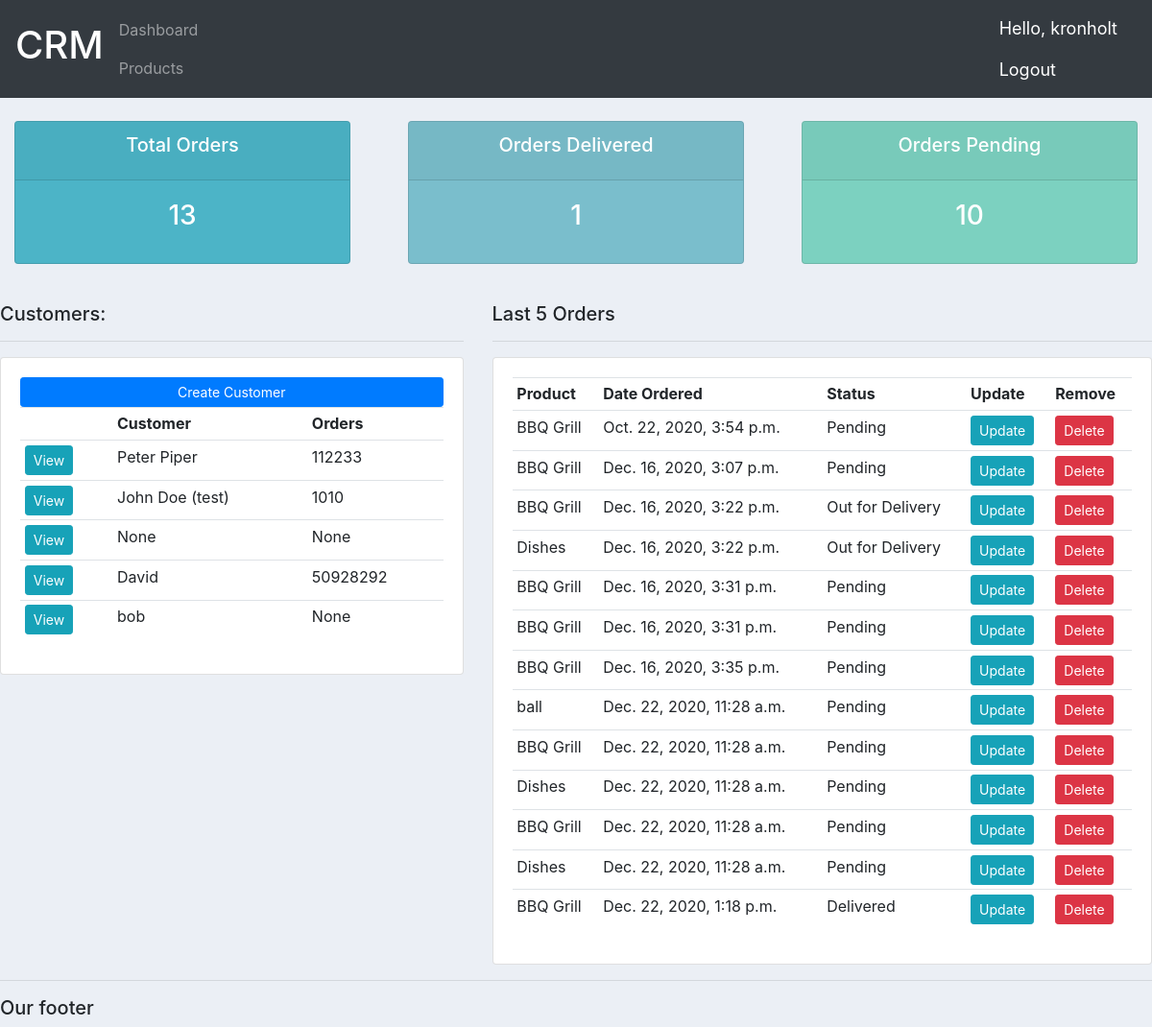
The app's page / (signed in) with its own data.
### accounts/models.py (models this page shows, shortened)
class Customer(models.Model):
    user = models.OneToOneField(User, null=True, blank=True, on_delete=models.CASCADE)
    name = models.CharField(max_length=200, null=True)
    phone = models.CharField(max_length=200, null=True)
    email =models.CharField(max_length=200, null=True)
    profile_pic = models.ImageField(default="profile1.png", null=True, blank=True)
    date_created = models.DateTimeField(auto_now_add=True)

class Order(models.Model):
    STATUS = (
        ('Pending', 'Pending'),
        ('Out for Delivery', 'Out for deliver'),
        ('Delivered', 'Delivered'),
    )
    customer = models.ForeignKey(Customer, null=True, on_delete=models.SET_NULL)
    product = models.ForeignKey(Product, null=True, on_delete=models.SET_NULL)
    date_created = models.DateTimeField(auto_now_add=True)
    status = models.CharField(max_length=200, null=True, choices=STATUS)
    note = models.CharField(max_length=1000, null=True)

class Product(models.Model):
    CATEGORY = (
        ('Indoor', 'Indooor'),
        ('Out Door', 'Out Door'),
    )
    name =  models.CharField(max_length=200, null=True)
    price = models.FloatField(null=True)
    category =  models.CharField(max_length=200, null=True, choices=CATEGORY)
    description =  models.CharField(max_length=200, null=True, blank=True)
    date_created = models.DateTimeField(auto_now_add=True)
    tags = models.ManyToManyField(Tag)
    def __str__(self):
        return self.name

### accounts/decorators.py (the view)
        def wrapper_func(request, *args, **kwargs):
            group = None
            if request.user.groups.exists():
                group = request.user.groups.all()[0].name
            if group in allowed_roles:
                return view_func(request, *args, **kwargs)
            else:
                return redirect('home')

### accounts/views.py (called while the page is built)
@login_required(login_url='login')
@allowed_users(allowed_roles = ['admin'])
def home(request):
    orders = Order.objects.all()
    customers = Customer.objects.all()
    total_customers = customers.count()
    total_orders = orders.count()
    delivered = orders.filter(status='Delivered').count()
    pending = orders.filter(status='Pending').count()
    is_admin = True
    context = {'is_admin':is_admin, 'orders':orders, 'customers':customers, 'total_customers':total_customers, 'total_orders':total_orders, 'delivered':delivered, 'pending':pending,}
    return render(request, 'accounts/dashboard.html', context)

### accounts/templates/accounts/dashboard.html
{% extends 'accounts/main.html' %}
{% block content %}
{% include 'accounts/status.html' %}
<br>
<div class="row">
    <div class="col-md-5">
        <h5>Customers:</h5>
        <hr>
        <div class="card card-body">
            <a class="btn btn-primary btn-sm btn-block" href="{% url 'create_customer' %}">Create Customer</a>
        <table class="table table-sm">
            <tr>
                <th></th>
                <th>Customer</th>
                <th>Orders</th>
            </tr>
            {% for c in customers %}
            <tr>
                <td><a class="btn btn-sm btn-info" href="{% url 'customer' c.id %}">View</a></td>
                <td>{{c.name}}</td>
                <td>{{c.phone}}</td>
            </tr>
            {% endfor %}
        </table>
        </div>
    </div>
    <div class="col-md-7">
        <h5>Last 5 Orders</h5>
        <hr>
        <div class="card card-body">
        <table class="table table-sm">
            <tr>
                <th>Product</th>
                <th>Date Ordered</th>
                <th>Status</th>
                <th>Update</th>
                <th>Remove</th>
            </tr>
            {% for order in orders %}
            <tr>
                <td>{{order.product}}</td>
                <td>{{order.date_created}}</td>
                <td>{{order.status}}</td>
                <td><a class="btn btn-sm btn-info" href="{% url 'update_order' order.id %}">Update</a></td>
                <td><a class="btn btn-sm btn-danger" href="{% url 'delete_order' order.id %}">Delete</a></td>
            </tr>
            {% endfor %}
        </table>
        </div>
    </div>
</div>
{% endblock %}

### accounts/templates/accounts/navbar.html (shortened to what this page needs)
{% load static %}
<nav class="navbar  navbar-dark bg-dark">
  <a class="navbar-brand" href="{% url 'home' %}"><h1>CRM</h1></a>
    <ul class="navbar-nav mr-auto">
      {% if is_admin %}
      <li class="nav-item">
        <a class="nav-item nav-link" href="{% url 'home' %}">Dashboard</a>
      </li>
      <li class="nav-item">
        <a class="nav-item nav-link" href="{% url 'products' %}">Products</a>
      </li>
      {% else %}
      <li class="nav-item">
        <a class="nav-item nav-link" href="{% url 'account_settings' %}">Settings</a>
      </li>
      {% endif %}
    </ul>
  <span class="navbar-text">
    <p class="hello-msg">Hello, {{request.user}}  </p>
    <a class="hello-msg" href="{% url 'logout' %}">Logout</a>
  </span>
</nav>

### static/css/main.css (style rules this page uses)
body { background-color: #ebeff5; }

### accounts/templates/accounts/navbar.html (style rules this page uses)
.hello-msg { font-size:18px; color:white; margin-right: 20px; }

### records on screen
Customer: name "Peter Piper", phone "112233"
Customer: name "John Doe (test)", phone "1010"
Customer: name "None", phone "None"
Customer: name "David", phone "50928292"
Customer: name "bob", phone "None"
Order: product "BBQ Grill", date_created "Oct. 22, 2020, 3:54 p.m.", status "Pending"
Order: product "BBQ Grill", date_created "Dec. 16, 2020, 3:07 p.m.", status "Pending"
Order: product "BBQ Grill", date_created "Dec. 16, 2020, 3:22 p.m.", status "Out for Delivery"
Order: product "Dishes", date_created "Dec. 16, 2020, 3:22 p.m.", status "Out for Delivery"
Order: product "BBQ Grill", date_created "Dec. 16, 2020, 3:31 p.m.", status "Pending"
Order: product "BBQ Grill", date_created "Dec. 16, 2020, 3:31 p.m.", status "Pending"
Order: product "BBQ Grill", date_created "Dec. 16, 2020, 3:35 p.m.", status "Pending"
Order: product "ball", date_created "Dec. 22, 2020, 11:28 a.m.", status "Pending"
Order: product "BBQ Grill", date_created "Dec. 22, 2020, 11:28 a.m.", status "Pending"
Order: product "Dishes", date_created "Dec. 22, 2020, 11:28 a.m.", status "Pending"
Order: product "BBQ Grill", date_created "Dec. 22, 2020, 11:28 a.m.", status "Pending"
Order: product "Dishes", date_created "Dec. 22, 2020, 11:28 a.m.", status "Pending"
Order: product "BBQ Grill", date_created "Dec. 22, 2020, 1:18 p.m.", status "Delivered"

### other values on screen
{{ request.user }} "kronholt"
{{ total_orders }} "13"
{{ delivered }} "1"
{{ pending }} "10"
